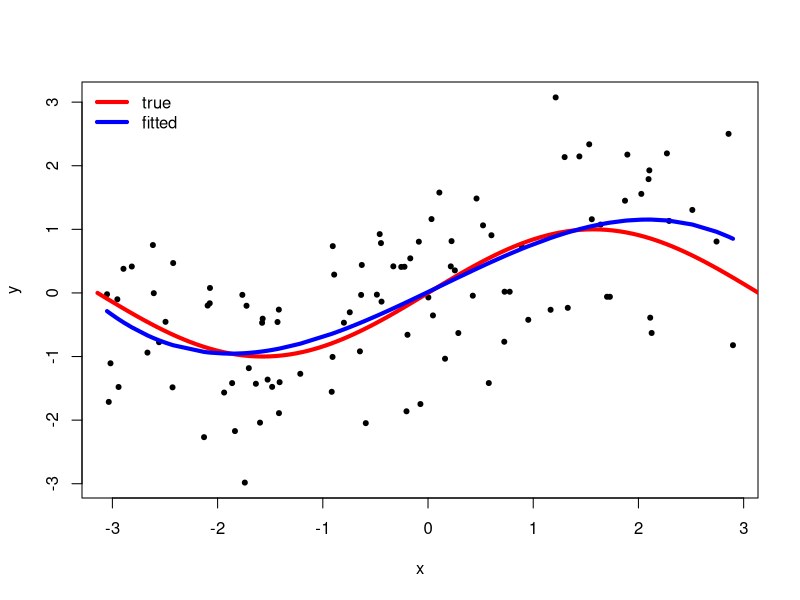
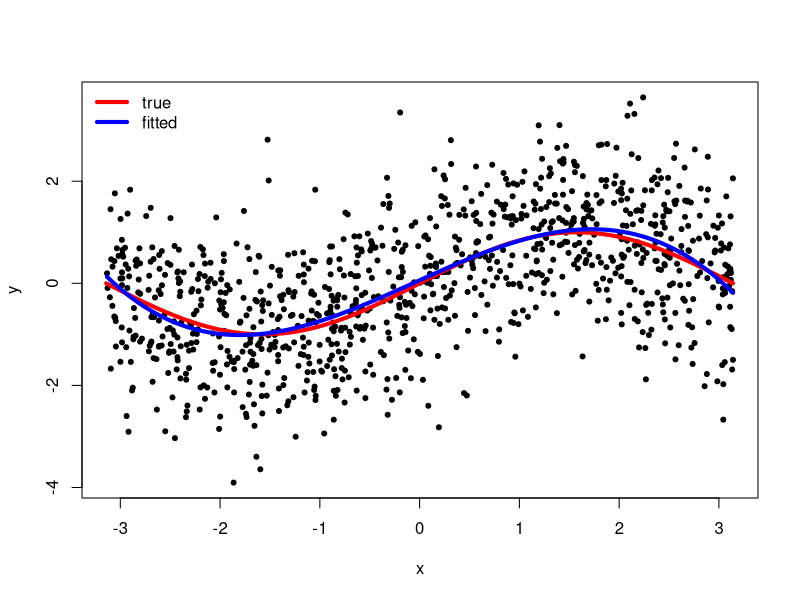
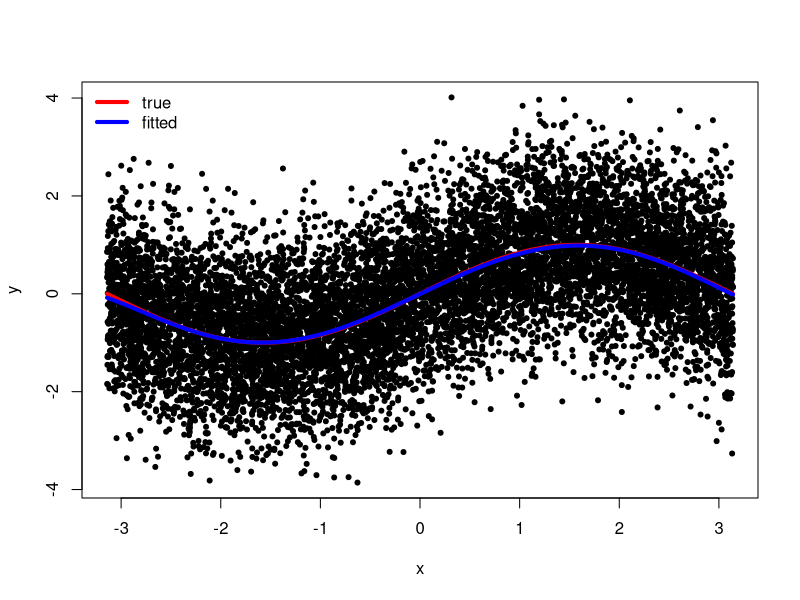

These charts were generated, in order, by the following R code:
# This script is from our professor's lecture
# This script is an example of using cross validation to find the best degree
# for polynomial regression

# function to generate data
sim_data <- function(n = 100){
  x   <- runif(n, -pi, pi)
  y   <- sin(x) + rnorm(n)
  out <- data.frame(x, y)
  return(out)
}

# function to compute k-fold CV MSE for polynomial regression
cv_mse <- function(data, d = 1, k = 5){
  
  # create folds randomly
  n <- nrow(data)
  folds <- sample(rep(1:k, length = n))
  
  # create vector to store results
  mse <- rep(NA, k)
  for(j in 1:k){
    
    # train model on all folds except j
    train <- folds != j
    ols  <- lm(y ~ poly(x, degree = d, raw = T), data = data[train, ])
    
    # compute MSE on fold j (not used for training)
    yhat <- predict(ols, newdata = data[!train, ])
    mse[j]  <- mean((data$y[!train] - yhat)^2)
  }
  # compute average mse
  mse.cv <- mean(mse)
  return(mse.cv)
}

# Example of 100 sample-----------------------------------------
set.seed(10)

# simulate sample of size n = 100
data.1e2 <- sim_data(n = 100)

# compute MSE's for d from 1 to 10
degree <- 1:10
cv.mse.1e2 <- sapply(degree, function(d) cv_mse(data.1e2, d))

best.1e2 <- degree[which.min(cv.mse.1e2)]
best.1e2

# fit model using best degree
ols <- lm(y ~ poly(x, degree = best.1e2, raw = T), data = data.1e2)

# predicted values
yhat <- predict(ols)

# plot against data and true CEF
plot(y ~ x, data.1e2, pch = 20)
curve(sin, col = "red", from = -pi, to = pi, add = T, lwd = 4)
lines(yhat[order(x)] ~ sort(x), data= data.1e2, col = "blue", lwd = 4)
legend("topleft", col = c("red", "blue"), legend = c("true", "fitted"), lty = 1, bty = "n", lwd = 4)

# Example of 1000 sample ---------------------------------------------

set.seed(10)

# simulate sample of size n = 1,000
data.1e3 <- sim_data(n = 1000)

# compute MSE's for d from 1 to 10
degree <- 1:10
cv.mse.1e3 <- sapply(degree, function(d) cv_mse(data.1e3, d))

# best degree
best.1e3 <- degree[which.min(cv.mse.1e3)]
best.1e3

# fit model using best degree
ols.1e3 <- lm(y ~ poly(x, degree = best.1e3, raw = T), data = data.1e3)

# predicted values
yhat.1e3 <- predict(ols.1e3)

# plot against data and true CEF
plot(y ~ x, data.1e3, pch= 20)
curve(sin, col = "red", from = -pi, to = pi, add = T, lwd = 4)
lines(yhat.1e3[order(x)] ~ sort(x), data= data.1e3, col = "blue", lwd = 4)
legend("topleft", col = c("red", "blue"), legend = c("true", "fitted"), lty = 1, bty = "n", lwd = 4)

# Example of 10000 samples ------------------------------------------------

set.seed(10)

# simulate sample of size n = 1,000
data.1e4 <- sim_data(n = 10000)

# compute MSE's for d from 1 to 10
degree <- 1:10
cv.mse.1e4 <- sapply(degree, function(d) cv_mse(data.1e4, d))

# best degree
best.1e4 <- degree[which.min(cv.mse.1e4)]
best.1e4

# fit model using best degree
ols.1e4 <- lm(y ~ poly(x, degree = best.1e4, raw = T), data = data.1e4)

# predicted values
yhat.1e4 <- predict(ols.1e4)

# plot against data and true CEF
plot(y ~ x, data.1e4, pch= 20)
curve(sin, col = "red", from = -pi, to = pi, add = T, lwd = 4)
lines(yhat.1e4[order(x)] ~ sort(x), data= data.1e4, col = "blue", lwd = 4)
legend("topleft", col = c("red", "blue"), legend = c("true", "fitted"), lty = 1, bty = "n", lwd = 4)

# Conslusion -----------------------

# We can observe that the more data we generate, the fitted line close to 
# the true line. Also, the best degree changes whenever the sample size change.
# Therefore, we should use cross validation when our data or sample size is different.